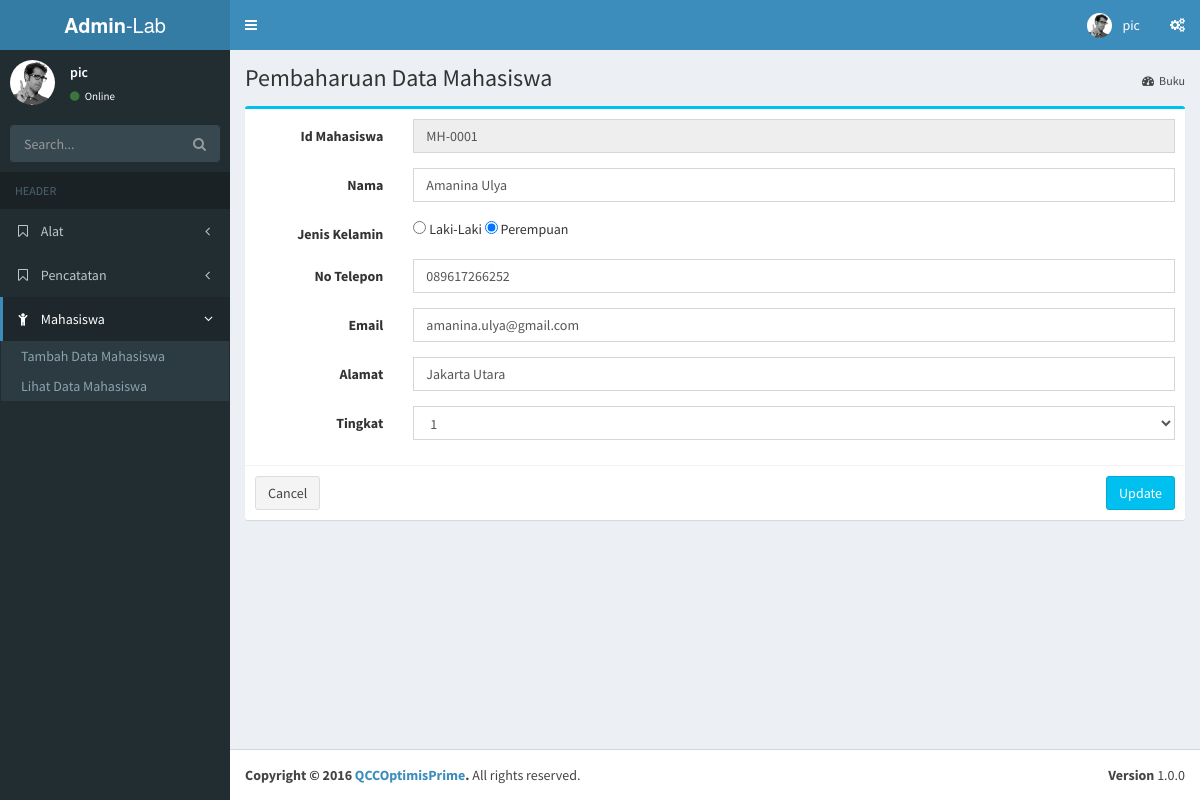
The page /production/updatemahasiswa.php?id=MH-0001 (signed in) on the database its author committed.
### tables this page shows
CREATE TABLE IF NOT EXISTS `mahasiswa` (
  `idmahasiswa` varchar(10) NOT NULL,
  `namamhs` varchar(50) NOT NULL,
  `jeniskelamin` varchar(20) NOT NULL,
  `notelp` varchar(15) NOT NULL,
  `email` varchar(50) NOT NULL,
  `alamat` varchar(100) NOT NULL,
  `tingkat` int(11) DEFAULT NULL
);

### production/updatemahasiswa.php (the view, shortened to what this page needs)
<!DOCTYPE html>
<html>
<head>
  <link rel="stylesheet" href="../bower_components/bootstrap/dist/css/bootstrap.min.css">
  <link rel="stylesheet" href="../bower_components/font-awesome/css/font-awesome.min.css">
  <link rel="stylesheet" href="../bower_components/Ionicons/css/ionicons.min.css">
  <link rel="stylesheet" href="../dist/css/AdminLTE.min.css">
  <link rel="stylesheet" href="../dist/css/skins/skin-blue.min.css">
</head>
<body class="hold-transition skin-blue layout-boxed sidebar-mini">
<div class="wrapper">
  <header class="main-header">
    <a href="home.php" class="logo">
      <span class="logo-lg"><b>Admin</b>-Lab</span>
    </a>
    <nav class="navbar navbar-static-top" role="navigation">
      <a href="#" class="sidebar-toggle" data-toggle="push-menu" role="button">
      </a>
      <div class="navbar-custom-menu">
        <ul class="nav navbar-nav">
          <li class="dropdown user user-menu">
            <a href="#" class="dropdown-toggle" data-toggle="dropdown">
              <img src="../dist/img/user2-160x160.jpg" class="user-image" alt="User Image">
              <span class="hidden-xs"><?php echo $_SESSION['nama']; ?></span>
            </a>
          </li>
          <li>
            <a href="#" data-toggle="control-sidebar"><i class="fa fa-gears"></i></a>
          </li>
        </ul>
      </div>
    </nav>
  </header>
  <aside class="main-sidebar">
    <section class="sidebar">
      <div class="user-panel">
        <div class="pull-left image">
          <img src="../dist/img/user2-160x160.jpg" class="img-circle" alt="User Image">
        </div>
        <div class="pull-left info">
          <p><?php echo $_SESSION['nama']; ?></p>
          <a href="#"><i class="fa fa-circle text-success"></i> Online</a>
        </div>
      </div>
      <form action="#" method="get" class="sidebar-form">
        <div class="input-group">
          <input type="text" name="q" class="form-control" placeholder="Search...">
          <span class="input-group-btn">
              <button type="submit" name="search" id="search-btn" class="btn btn-flat"><i class="fa fa-search"></i>
              </button>
            </span>
        </div>
      </form>
      <ul class="sidebar-menu" data-widget="tree">
        <li class="header">HEADER</li>
        <li class="treeview">
          <a href="#"><i class="fa fa-bookmark-o"></i> <span>Alat</span>
            <span class="pull-right-container">
                <i class="fa fa-angle-left pull-right"></i>
              </span>
          </a>
        </li>
        <li class="treeview">
          <a href="#"><i class="fa fa-bookmark-o"></i> <span>Pencatatan</span>
            <span class="pull-right-container">
                <i class="fa fa-angle-left pull-right"></i>
              </span>
          </a>
        </li>
        <li class="treeview active">
          <a href="#"><i class="fa fa-child"></i> <span>Mahasiswa</span>
            <span class="pull-right-container">
                <i class="fa fa-angle-left pull-right"></i>
              </span>
          </a>
          <ul class="treeview-menu">
          <?php if($_SESSION['status']=='pic')
          {
            ?>
            <li><a href="mahasiswa.php">Tambah Data Mahasiswa</a></li>
            <?php
            }
            ?>
            <li><a href="viewmahasiswa.php">Lihat Data Mahasiswa</a></li>
          </ul>
        </li>
      </ul>
    </section>
  </aside>
  <div class="content-wrapper">
    <section class="content-header">
      <h1>
        Pembaharuan Data Mahasiswa
      </h1>
      <ol class="breadcrumb">
        <li><a href="buku.php"><i class="fa fa-dashboard"></i>Buku</a></li>
      </ol>
    </section>
    <section class="content container-fluid">
          <?php
            if(isset($_GET['id']))
            {
              $idmahasiswa = $_GET['id'];
              $select = mysql_query("select * from Mahasiswa where idmahasiswa = '$idmahasiswa'") or die(mysql_error());
              $sel = mysql_fetch_array($select);
            }
          ?>
          <div class="box box-info">
            <form class="form-horizontal" name="formmahasiswa" action="../model/mahasiswaupdate_db.php?id=<?php echo $idmahasiswa ?>" method="post">
              <div class="box-body">
                <div class="form-group">
                  <label class="col-sm-2 control-label">Id Mahasiswa</label>
                  <div class="col-sm-10">
                    <input id="idmahasiswa" type="text" class="form-control" name="idmahasiswa" placeholder="Id Mahasiswa" value="<?php echo $idmahasiswa; ?>" readonly>
                  </div>
                </div>
                <div class="form-group">
                  <label class="col-sm-2 control-label">Nama</label>
                  <div class="col-sm-10">
                    <input id="nama" type="text" class="form-control" name="nama" placeholder="Nama" value="<?php echo $sel['namamhs']; ?>" onkeypress="return hanyaHuruf(event)" required>
                  </div>
                </div><div class="form-group">
                  <label class="col-sm-2 control-label">Jenis Kelamin</label>
                  <div class="col-sm-10">
                    <?php
                      if($sel['jeniskelamin'] == "Laki-Laki")
                      {
                        echo '<input id="jeniskelamin" checked type="radio" name="jeniskelamin" value="Laki-Laki"> Laki-Laki <input type="radio" id="jeniskelamin" name="jeniskelamin" value="Perempuan"> Perempuan';
                      }
                      else
                      {
                        echo '<input type="radio" id="jeniskelamin" name="jeniskelamin" value="Laki-Laki"> Laki-Laki <input checked type="radio" name="jeniskelamin" id="jeniskelamin" value="Perempuan"> Perempuan';
                      }
                     ?>
                  </div>
                </div><div class="form-group">
                  <label class="col-sm-2 control-label">No Telepon</label>
                  <div class="col-sm-10">
                    <input id="notelp" type="text" class="form-control" name="notelp" placeholder="No Telepon" value="<?php echo $sel['notelp']; ?>" onkeypress="return hanyaAngka(event)" required>
                  </div>
                </div><div class="form-group">
                  <label class="col-sm-2 control-label">Email</label>
                  <div class="col-sm-10">
                    <input id="email" type="text" class="form-control" name="email" placeholder="Email" value="<?php echo $sel['email']; ?>" required>
                  </div>
                </div><div class="form-group">
                  <label class="col-sm-2 control-label">Alamat</label>
                  <div class="col-sm-10">
                    <input id="alamat" type="text" class="form-control" name="alamat" placeholder="Alamat" value="<?php echo $sel['alamat']; ?>" required>
                  </div>
                </div><div class="form-group">
                  <label class="col-sm-2 control-label">Tingkat</label>
                  <div class="col-sm-10">
                    <select id="tingkat" class="form-control" name="tingkat" required>
                      <?php
                        $i=1;
                        while($i<4)
                        {
                          if($i == $sel['tingkat'])
                          {
                            echo'<option selected="selected" value='.$i.'>'.$i.'</option>';
                          }
                          else
                          {
                            echo'<option value='.$i.'>'.$i.'</option>';
                          }
                          $i++;
                        }
                      ?>
                    </select>
                  </div>
                </div>
              </div>
              <div class="box-footer">
                <button type="reset" class="btn btn-default">Cancel</button>
                <button type="submit" name="submit" class="btn btn-info pull-right">Update</button>
              </div>
            </form>
          </div>
    </section>
  </div>
  <footer class="main-footer">
    <div class="pull-right hidden-xs">
      <b>Version</b> 1.0.0
    </div>
    <strong>Copyright &copy; 2016 <a href="#">QCCOptimisPrime</a>.</strong> All rights reserved.
  </footer>
</div>
</body>
</html>

### rows shown on the page
mahasiswa: nama "Amanina Ulya", notelp "089617266252", email "amanina.ulya@gmail.com", alamat "Jakarta Utara", tingkat "1"

### other values the page prints
$_SESSION['nama'] "pic"
